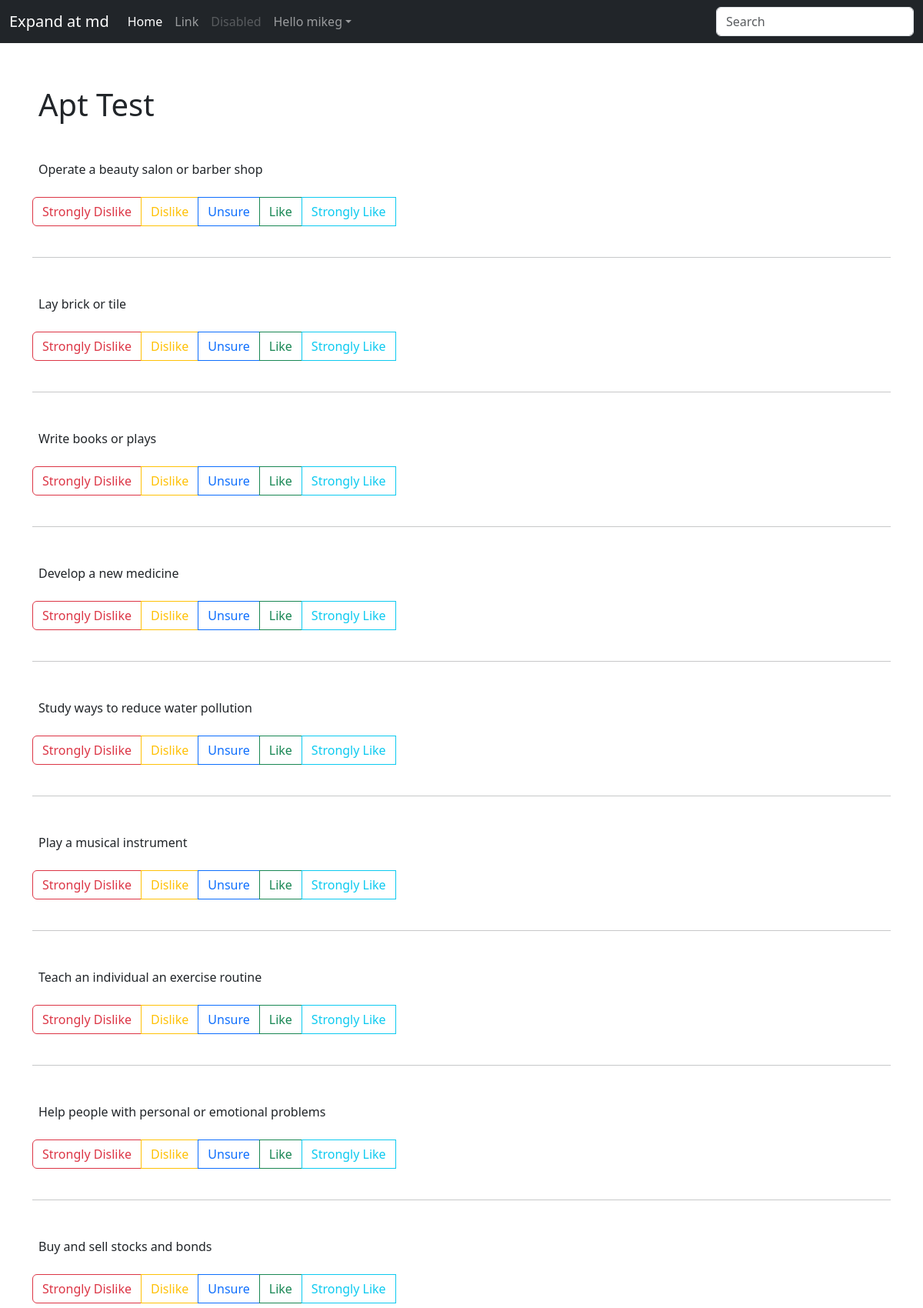
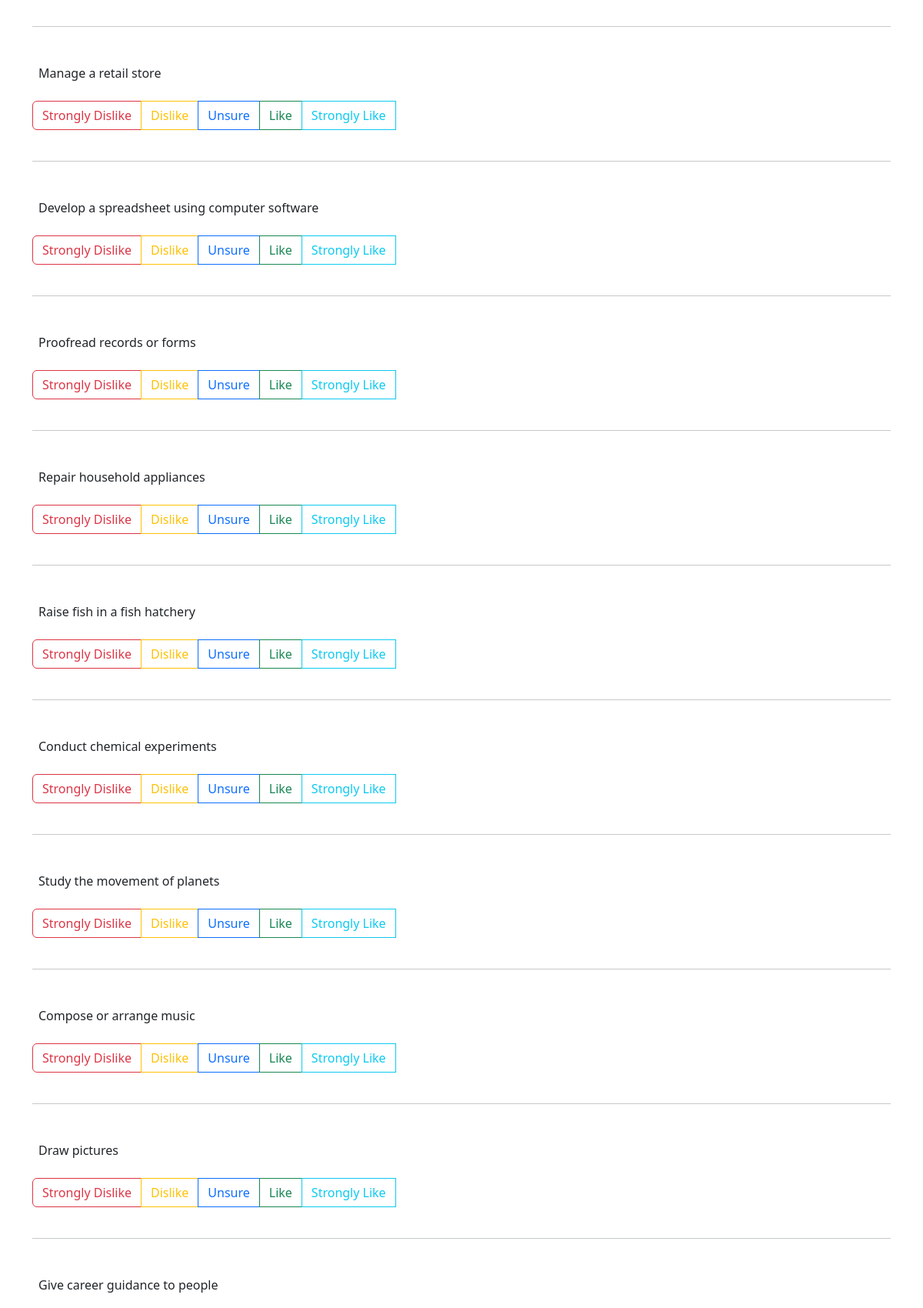
The app's page /quiz/apt-test/ (signed in, upper part) with its own data (2 pictures, top to bottom).
### AptTest/models.py (models this page shows, shortened)
class Quiz(models.Model):
    name = models.CharField(max_length=256, default= 'quiz')
    questions = models.ManyToManyField('Question', related_name= 'quiz_questions')
    score_key = models.JSONField(default=dict)

class Question(models.Model):
    question = models.CharField(max_length=200,null=True)
    choices = models.ForeignKey(Choices, on_delete= models.CASCADE, null= True)
    trait_pos = models.CharField(max_length=350, null= True)
    def __str__(self):
        return self.question

class Choices(models.Model):
    ch1 = models.CharField(max_length=200,null=True)
    ch2 = models.CharField(max_length=200,null=True)
    ch3 = models.CharField(max_length=200,null=True)
    ch4 = models.CharField(max_length=200,null=True)
    ch5 = models.CharField(max_length=200,null=True)
    ch6 = models.CharField(max_length=200,null=True)

### AptTest/views.py (the view)
# urls.py: path('apt-test/', views.apt_test, name = 'apt_test'),
def apt_test(request):
    SCORE_KEY = {"Realistic": 20, "Investigative": 20, "Artistic": 20, "Social": 20, "Enterprising": 20, "Conventional": 20}
    quiz = Quiz.objects.get(name= 'Apt Test')
    questions = quiz.questions.all()
    if request.method == 'POST':
        result, created = Result.objects.get_or_create(user= request.user, quiz= quiz)
        result.result = SCORE_KEY
        result.save()
        for q in questions:
            name = 'vbtn-radio ' + str(q.pk)
            user_answer = request.POST.get(name)
            answer=q.score_ans(user_answer)
            if len(answer[0]) > 1:
               for trait in answer[0]:
                   result.result[trait] += answer[1]
            else:
                trait = ''.join(answer[0])
                result.result[trait] += answer[1]
            result.save()
        result.result_as_percent = result.calc_result_percent()
        result.save()
        quiz.completed = True
        quiz.save()
        return redirect('AptTest:results', pk=int(quiz.pk))
    else:
        return render(request, 'apt_test.html', {'quiz':quiz, 'questions': questions})

### AptTest/templates/apt_test.html (shortened to what this page needs)
{% extends 'base.html' %}
{% block body_block %}
<!DOCTYPE html>
<html>
<head>
</head>
<body>
    <div class="container">
    <h1 class="p-2">{{quiz.name}}</h1>
        <form method="POST" action="">
            {% for q in questions %}
            <div class="py-4 ">
                <div class="p-2">
                    <p>{{q}}</p>
                </div>
                <div class="btn-group" role="group" aria-label="radio toggle button group">
                    <label class="btn btn-outline-danger" for="vbtn-radio1 {{q.pk}}">{{q.choices.ch1}}</label>
                    <label class="btn btn-outline-warning" for="vbtn-radio2 {{q.pk}}">{{q.choices.ch2}}</label>
                    <label class="btn btn-outline-primary" for="vbtn-radio3 {{q.pk}}">{{q.choices.ch3}}</label>
                    <label class="btn btn-outline-success" for="vbtn-radio4 {{q.pk}}">{{q.choices.ch4}}</label>
                    <label class="btn btn-outline-info" for="vbtn-radio5 {{q.pk}}">{{q.choices.ch5}}</label>
                    <br>
                </div>
            <br>
        </div>
        <hr>
            {% endfor %}
        </form>
    </div>
</body>
</html>
{% endblock %}

### templates/base.html (shortened to what this page needs)
<!DOCTYPE html>
<html lang="en">
<head>
    <link href="https://cdn.jsdelivr.net/npm/bootstrap@5.3.0-alpha3/dist/css/bootstrap.min.css" rel="stylesheet">
</head>
  <nav class="navbar navbar-expand-md navbar-dark bg-dark" aria-label="Fourth navbar example">
    <div class="container-fluid">
      <a class="navbar-brand" href="#">Expand at md</a>
      <div class="collapse navbar-collapse" id="navbarsExample04">
        <ul class="navbar-nav me-auto mb-2 mb-md-0">
          <li class="nav-item">
            <a class="nav-link active" aria-current="page" href="#">Home</a>
          </li>
          <li class="nav-item">
            <a class="nav-link" href="#">Link</a>
          </li>
          <li class="nav-item">
            <a class="nav-link disabled">Disabled</a>
          </li>
          {% if user.is_authenticated %}
          <li class="nav-item dropdown">
            <a class="nav-link dropdown-toggle" href="#" data-bs-toggle="dropdown" aria-expanded="false">Hello {{user}}</a>
          </li>
          {% endif %}
        </ul>
        <form role="search">
          <input class="form-control" type="search" placeholder="Search" aria-label="Search">
        </form>
      </div>
    </div>
  </nav>
  <br>
  <br>
  <body>
    {% block body_block %}
    {% endblock %}
  </body>
</html>

### records on screen
Quiz: name "Apt Test"
Question: question "Operate a beauty salon or barber shop", choices.ch1 "Strongly Dislike", choices.ch2 "Dislike", choices.ch3 "Unsure", choices.ch4 "Like", choices.ch5 "Strongly Like"
Question: question "Lay brick or tile", choices.ch1 "Strongly Dislike", choices.ch2 "Dislike", choices.ch3 "Unsure", choices.ch4 "Like", choices.ch5 "Strongly Like"
Question: question "Write books or plays", choices.ch1 "Strongly Dislike", choices.ch2 "Dislike", choices.ch3 "Unsure", choices.ch4 "Like", choices.ch5 "Strongly Like"
Question: question "Develop a new medicine", choices.ch1 "Strongly Dislike", choices.ch2 "Dislike", choices.ch3 "Unsure", choices.ch4 "Like", choices.ch5 "Strongly Like"
Question: question "Study ways to reduce water pollution", choices.ch1 "Strongly Dislike", choices.ch2 "Dislike", choices.ch3 "Unsure", choices.ch4 "Like", choices.ch5 "Strongly Like"
Question: question "Play a musical instrument", choices.ch1 "Strongly Dislike", choices.ch2 "Dislike", choices.ch3 "Unsure", choices.ch4 "Like", choices.ch5 "Strongly Like"
Question: question "Teach an individual an exercise routine", choices.ch1 "Strongly Dislike", choices.ch2 "Dislike", choices.ch3 "Unsure", choices.ch4 "Like", choices.ch5 "Strongly Like"
Question: question "Help people with personal or emotional problems", choices.ch1 "Strongly Dislike", choices.ch2 "Dislike", choices.ch3 "Unsure", choices.ch4 "Like", choices.ch5 "Strongly Like"
Question: question "Buy and sell stocks and bonds", choices.ch1 "Strongly Dislike", choices.ch2 "Dislike", choices.ch3 "Unsure", choices.ch4 "Like", choices.ch5 "Strongly Like"
Question: question "Manage a retail store", choices.ch1 "Strongly Dislike", choices.ch2 "Dislike", choices.ch3 "Unsure", choices.ch4 "Like", choices.ch5 "Strongly Like"
Question: question "Develop a spreadsheet using computer software", choices.ch1 "Strongly Dislike", choices.ch2 "Dislike", choices.ch3 "Unsure", choices.ch4 "Like", choices.ch5 "Strongly Like"
Question: question "Proofread records or forms", choices.ch1 "Strongly Dislike", choices.ch2 "Dislike", choices.ch3 "Unsure", choices.ch4 "Like", choices.ch5 "Strongly Like"
Question: question "Repair household appliances", choices.ch1 "Strongly Dislike", choices.ch2 "Dislike", choices.ch3 "Unsure", choices.ch4 "Like", choices.ch5 "Strongly Like"
Question: question "Raise fish in a fish hatchery", choices.ch1 "Strongly Dislike", choices.ch2 "Dislike", choices.ch3 "Unsure", choices.ch4 "Like", choices.ch5 "Strongly Like"
Question: question "Conduct chemical experiments", choices.ch1 "Strongly Dislike", choices.ch2 "Dislike", choices.ch3 "Unsure", choices.ch4 "Like", choices.ch5 "Strongly Like"
Question: question "Study the movement of planets", choices.ch1 "Strongly Dislike", choices.ch2 "Dislike", choices.ch3 "Unsure", choices.ch4 "Like", choices.ch5 "Strongly Like"
Question: question "Compose or arrange music", choices.ch1 "Strongly Dislike", choices.ch2 "Dislike", choices.ch3 "Unsure", choices.ch4 "Like", choices.ch5 "Strongly Like"
Question: question "Draw pictures", choices.ch1 "Strongly Dislike", choices.ch2 "Dislike", choices.ch3 "Unsure", choices.ch4 "Like", choices.ch5 "Strongly Like"
Question: question "Give career guidance to people"

### other values on screen
{{ user }} "mikeg"
